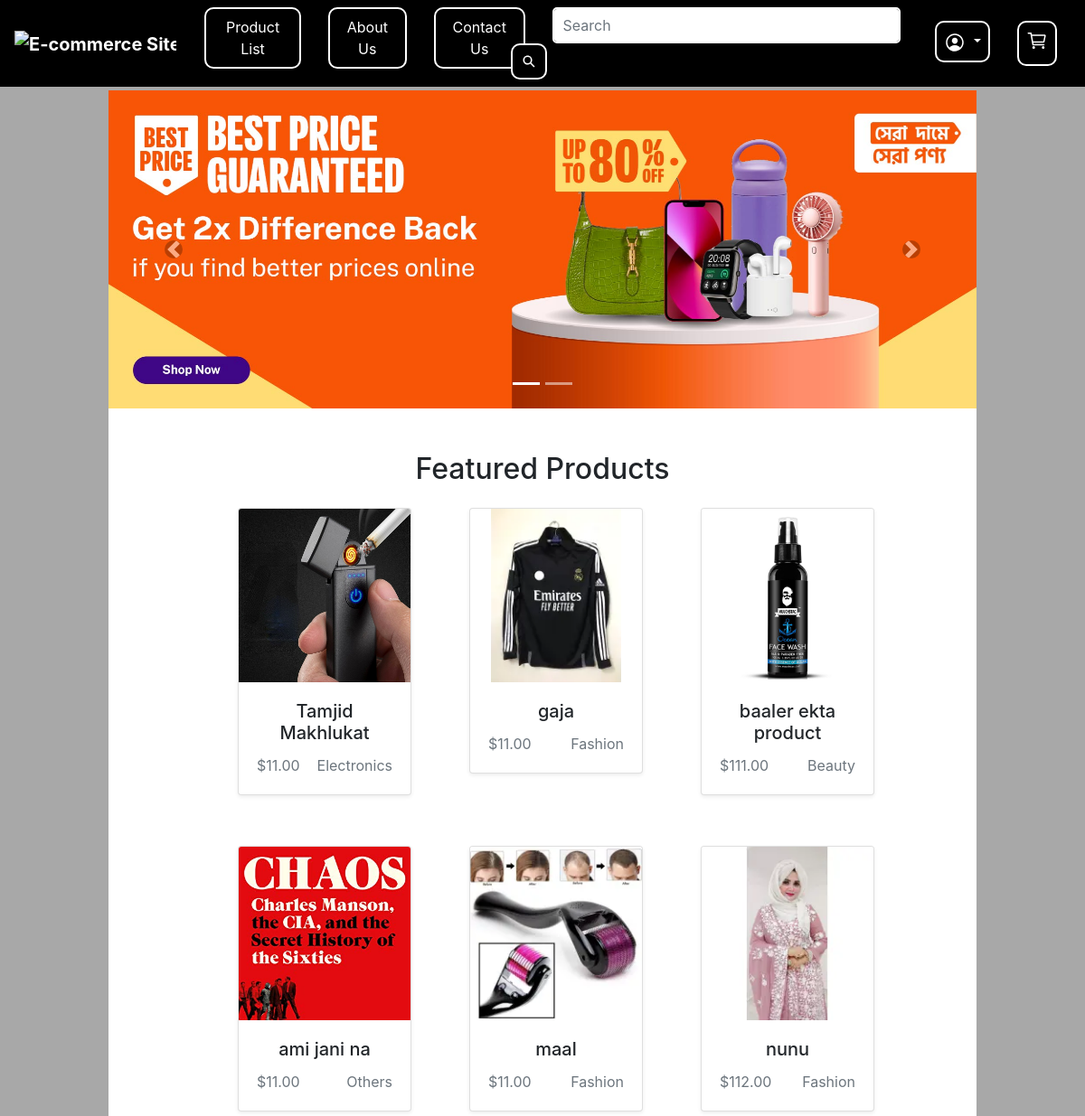
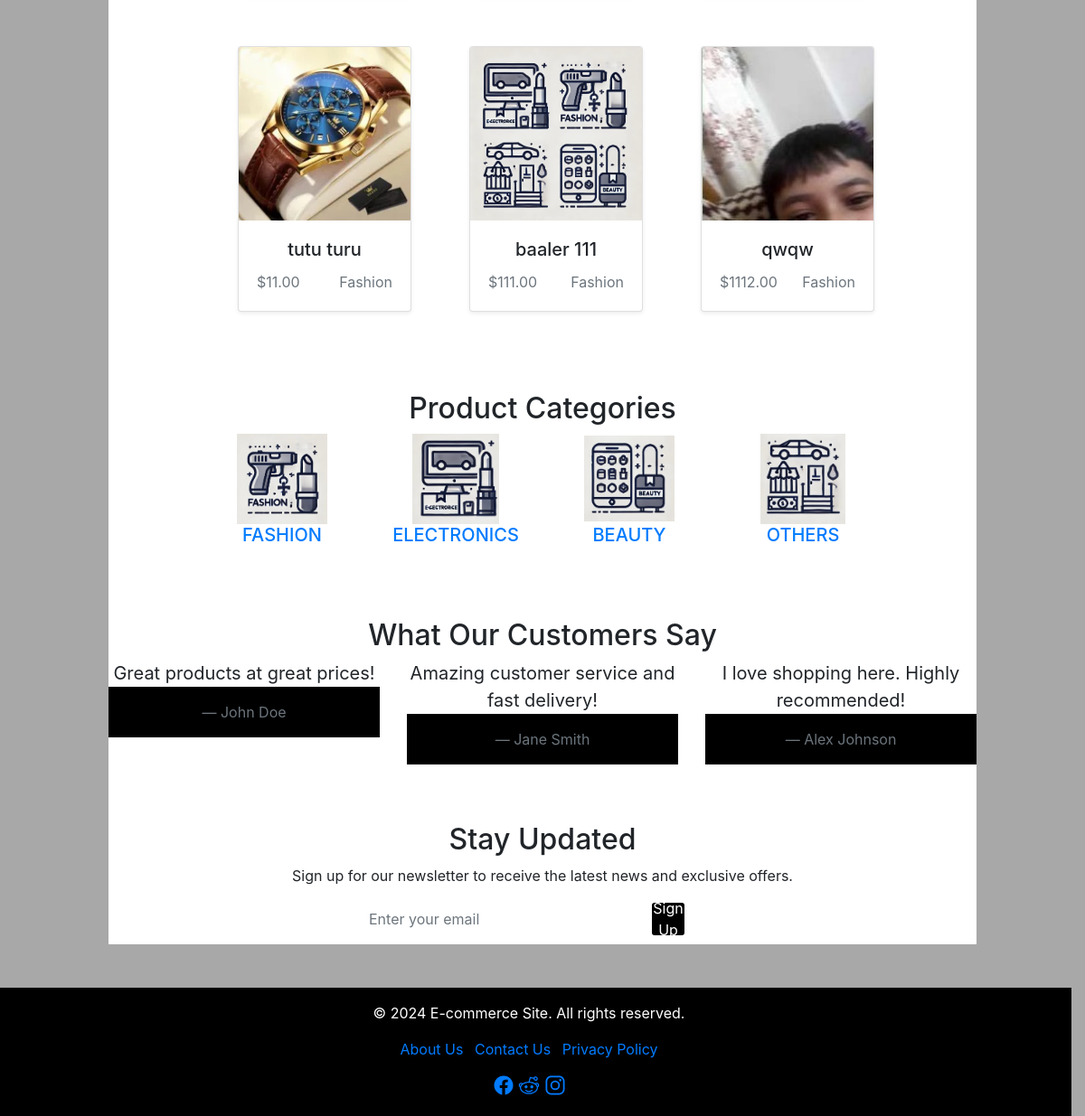
The page / on the database its author committed (2 pictures, top to bottom).
### shop/models.py (models this page shows, shortened)
class CarouselItem(models.Model):
    image = models.ImageField(upload_to='carousel/')
    is_active = models.BooleanField(default=True)
    created_at = models.DateTimeField(auto_now_add=True)

class Product(models.Model):
    CATEGORY_CHOICES = (
        ('FASHION', 'Fashion'),
        ('ELECTRONICS', 'Electronics'),
        ('BEAUTY', 'Beauty'),
        ('OTHERS', 'Others'),
    )
    name = models.CharField(max_length=255)
    category = models.CharField(max_length=255, choices=CATEGORY_CHOICES)
    price = models.DecimalField(max_digits=10, decimal_places=2)
    featured = models.BooleanField(default=False)
    image = models.ImageField(upload_to='products/')
    description = models.TextField()
    created_at = models.DateTimeField(auto_now_add=True)

### shop/views.py (the view)
# urls.py: path('', home, name='home'),
def home(request):
    featured_products = Product.objects.filter(featured=True)
    carousel_items = CarouselItem.objects.filter(is_active=True).order_by('created_at')
    subscribed = Subscriber.objects.filter(user=request.user).exists() if request.user.is_authenticated else False
    return render(request, 'index.html', {'featured_products': featured_products, 'carousel_items': carousel_items, 'subscribed': subscribed})

### shop/templates/index.html (shortened to what this page needs)
<!DOCTYPE html>
<html lang="en">
<head>
    {% load static %}
    <link rel="stylesheet" href="https://stackpath.bootstrapcdn.com/bootstrap/4.5.2/css/bootstrap.min.css">
    <link rel="stylesheet" type="text/css" href="{% static 'styles.css' %}">
</head>
<body>
    <nav class="navbar navbar-expand-lg navbar-light fixed-top">
        <a class="navbar-brand" href="{% url 'home' %}">
            <img src="{% static 'images/logo.jpg' %}" alt="E-commerce Site">
        </a>
        <div class="collapse navbar-collapse" id="navbarNav">
            <ul class="navbar-nav mx-auto">
                <li class="nav-item">
                    <a class="nav-link" href="{% url 'product_list' %}">Product List</a>
                </li>
                <li class="nav-item">
                    <a class="nav-link" href="{% url 'about_us' %}">About Us</a>
                </li>
                <li class="nav-item">
                    <a class="nav-link" href="{% url 'contact_us' %}">Contact Us</a>
                </li>
                <li class="nav-item">
                    <form class="form-inline my-2 my-lg-0" action="{% url 'product_list' %}" method="get">
                        <div class="input-group">
                            <input class="form-control mr-sm-2" type="search" placeholder="Search" aria-label="Search" name="q">
                            <div class="input-group-append">
                                <button class="btn my-2 my-sm-0" type="submit"><ion-icon name="search-sharp"></ion-icon></button>
                            </div>
                        </div>
                    </form>
                </li>
            </ul>
            <ul class="navbar-nav ml-auto">
                <li class="nav-item dropdown">
                    <a class="nav-link dropdown-toggle" href="#" id="userDropdown" role="button" data-toggle="dropdown" aria-haspopup="true" aria-expanded="false">
                        <ion-icon name="person-circle-outline" style="font-size: 24px; color: white;" class="ion-icon"></ionicon>
                    </a>
                </li>
                <li class="nav-item">
                    <a class="nav-link" href="{% url 'view_cart' %}">
                        <ion-icon name="cart-outline" style="font-size: 24px; color: white;"></ion-icon>
                    </a>
                </li>
            </ul>
        </div>
    </nav>
    <div class="centered-container">
<div id="carouselExampleIndicators" class="carousel slide" data-ride="carousel" data-interval="5000">
    <ol class="carousel-indicators">
        {% for item in carousel_items %}
            <li data-target="#carouselExampleIndicators" data-slide-to="{{ forloop.counter0 }}" class="{% if forloop.first %}active{% endif %}"></li>
        {% endfor %}
    </ol>
    <div class="carousel-inner">
        {% for item in carousel_items %}
            <div class="carousel-item {% if forloop.first %}active{% endif %}">
                <a href="{% url 'product_list' %}">
                    <img src="{{ item.image.url }}" class="d-block w-100 carousel-image" alt="Carousel Image {{ forloop.counter }}">
                </a>
            </div>
        {% endfor %}
    </div>
    <a class="carousel-control-prev custom-carousel-control" href="#carouselExampleIndicators" role="button" data-slide="prev">
        <span class="carousel-control-prev-icon" aria-hidden="true"></span>
    </a>
    <a class="carousel-control-next custom-carousel-control" href="#carouselExampleIndicators" role="button" data-slide="next">
        <span class="carousel-control-next-icon" aria-hidden="true"></span>
    </a>
</div>
<div class="centered-container mt-5">
    <div class="col-12 text-center">
        <h2>Featured Products</h2>
        <div class="row">
            {% for product in featured_products %}
                <div class="col-lg-4 col-md-6 mb-4">
                    <div class="card shadow-sm">
                        <a href="{% url 'product_detail' product.pk %}">
                            <img src="{{ product.image.url }}" class="card-img-top" alt="{{ product.name }}">
                        </a>
                        <div class="card-body">
                            <h5 class="card-title">{{ product.name }}</h5>
                            <div class="d-flex justify-content-between align-items-center">
                                <span class="text-muted">${{ product.price }}</span>
                                <span class="text-muted">{{ product.get_category_display }}</span>
                            </div>
                        </div>
                    </div>
                </div>
            {% endfor %}
        </div>
    </div>
</div>
<div class="centered-container mt-5">
    <div class="col-12 text-center">
        <h2>Product Categories</h2>
        <div class="row">
            <div class="col-lg-3 col-md-6 mb-4">
                <div class="category-card">
                    <a href="{% url 'product_by_category' category='FASHION' %}">
                        <img src="{% static 'images/category1.jpg' %}" alt="Category 1">
                        <h5>FASHION</h5>
                    </a>
                </div>
            </div>
            <div class="col-lg-3 col-md-6 mb-4">
                <div class="category-card">
                    <a href="{% url 'product_by_category' category='ELECTRONICS' %}">
                        <img src="{% static 'images/category2.jpg' %}" alt="Category 2">
                        <h5>ELECTRONICS</h5>
                    </a>
                </div>
            </div>
            <div class="col-lg-3 col-md-6 mb-4">
                <div class="category-card">
                    <a href="{% url 'product_by_category' category='BEAUTY' %}">
                        <img src="{% static 'images/category3.jpg' %}" alt="Category 3">
                        <h5>BEAUTY</h5>
                    </a>
                </div>
            </div>
            <div class="col-lg-3 col-md-6 mb-4">
                <div class="category-card">
                    <a href="{% url 'product_by_category' category='OTHERS' %}">
                        <img src="{% static 'images/category4.jpg' %}" alt="Category 4">
                        <h5>OTHERS</h5>
                    </a>
                </div>
            </div>
        </div>
    </div>
</div>
        <div class="row mt-5">
            <div class="col-12 text-center">
                <h2>What Our Customers Say</h2>
                <div class="row">
                    <div class="col-md-4">
                        <blockquote class="blockquote">
                            <p class="mb-0">Great products at great prices!</p>
                            <footer class="blockquote-footer">John Doe</footer>
                        </blockquote>
                    </div>
                    <div class="col-md-4">
                        <blockquote class="blockquote">
                            <p class="mb-0">Amazing customer service and fast delivery!</p>
                            <footer class="blockquote-footer">Jane Smith</footer>
                        </blockquote>
                    </div>
                    <div class="col-md-4">
                        <blockquote class="blockquote">
                            <p class="mb-0">I love shopping here. Highly recommended!</p>
                            <footer class="blockquote-footer">Alex Johnson</footer>
                        </blockquote>
                    </div>
                </div>
            </div>
        </div>
        <div class="row mt-5">
            <div class="col-12 text-center">
                <h2>Stay Updated</h2>
                {% if subscribed %}
                    <p>You are already subscribed!</p>
                    <form class="form-inlin justify-content-center" method="post" action="{% url 'unsubscribe' %}">
                        {% csrf_token %}
                        <button type="submit" class="btn btn-danger mb-2">Unsubscribe</button>
                    </form>
                {% else %}
                    <p>Sign up for our newsletter to receive the latest news and exclusive offers.</p>
                    <form class="form-inline justify-content-center" method="post" action="{% url 'subscribe' %}">
                        <input type="email" class="form-control mb-2 mr-sm-2" name="email" placeholder="Enter your email" required>
                        <button type="submit" class="btn btn-primary mb-2">Sign Up</button>
                    </form>
                {% endif %}
            </div>
        </div>
    </div>
    <footer class="row mt-5">
        <div class="col-12 text-center">
            <p>&copy; 2024 E-commerce Site. All rights reserved.</p>
            <ul class="list-inline">
                <li class="list-inline-item"><a href="#">About Us</a></li>
                <li class="list-inline-item"><a href="#">Contact Us</a></li>
                <li class="list-inline-item"><a href="#">Privacy Policy</a></li>
            </ul>
            <div>
                <a href="#"><ion-icon name="logo-facebook" style="font-size: 24px;"></ion-icon></a>
                <a href="#"><ion-icon name="logo-reddit" style="font-size: 24px;"></ion-icon></a>
                <a href="#"><ion-icon name="logo-instagram" style="font-size: 24px;"></ion-icon></a>
            </div>
        </div>
    </footer>
    <link rel="stylesheet" href="https://stackpath.bootstrapcdn.com/bootstrap/4.5.2/css/bootstrap.min.css">
</body>
</html>

### shop/static/styles.css (style rules this page uses)
body { font-family: Arial, sans-serif; background-color: #a8a8a8!important; }
nav { margin-bottom: 20px; background-color: #000000; position: sticky; top: 0; z-index: 1000; min-height: 80px; }
.navbar-nav .nav-item { margin-right: 15px; }
.navbar-nav .nav-item .form-inline .form-control { border: 2px solid white; border-radius: 5px; padding: 5px 10px; }
.navbar-nav .nav-item .form-inline .btn { color: white; background-color: black; border: 2px solid white; border-radius: 10px; padding: 5px 10px; transition: background-color 0.3s, color 0.3s; }
.navbar-nav .nav-link { color: white !important; border: 2px solid white; border-radius: 10px; padding: 5px 10px; transition: background-color 0.3s, color 0.3s; }
.navbar-brand { color: white !important; font-weight: bold; }
.carousel-item { height: 500px; display: flex; justify-content: center; align-items: center; }
.custom-carousel-control { width: 5%; }
.custom-carousel-control .carousel-control-prev-icon, .custom-carousel-control .carousel-control-next-icon { background-color: rgba(0, 0, 0, 0.5); border-radius: 50%; padding: 10px; }
.carousel-control-prev { left: 10px; }
.carousel-control-next { right: 10px; }
.card-img-top { width: 100%; height: 12rem; object-fit: cover; }
.text-center { text-align: center; }
footer { background-color: #000; color: white; padding: 1rem 0; text-align: center; width: 100%; }
.category-card img { width: 100px; height: 100px; object-fit: contain; }
.carousel-item img { width: 100%; height: auto; object-fit: cover; }
.card { width: 100%; margin: 1rem 0; flex: 1 1 auto; }
@media (min-width: 1200px) { .card { width: 18rem; } }
.centered-container { width: 70%; margin: 0 auto; background-color: white; }
@media (max-width: 1200px) { .centered-container { width: 80%; } }

### shop/templates/index.html (style rules this page uses)
.navbar { background-color: #000000; padding: 0.5rem 1rem; align-items: center; width: 100%!important; transition: height 0.3s ease; }
.navbar-nav .nav-link, .navbar-brand { padding-top: 0.5rem; padding-bottom: 0.5rem; }
.form-inline .form-control { width: 30vw!important; height: 40px; margin-right: 0.5rem; border: 2px solid white; border-radius: 5px; padding: 5px 10px; }
.form-inline .btn { width: 40px; height: 40px; color: white; background-color: black; border: 2px solid white; border-radius: 5px; position: relative; right: 45px; top: 0px; padding: 0; display: flex; justify-content: center; align-items: center; }
.navbar .navbar-brand img { height: 50px; }
.navbar-nav .nav-item { margin: 0 15px; }
.navbar-nav .nav-item a { color: white; transition: color 0.3s; font-size: 1rem; }
.navbar-nav .nav-item a, .navbar-nav .dropdown-item { color: white; text-align: center!important; width: 100%; transition: color 0.3s; }
.nav-link .ion-icon { vertical-align: middle; margin-right: 5px; }
body { padding-top: 100px; background-color: #a8a8a8!important; }
.carousel-item { height: 500px; display: flex; justify-content: center; align-items: center; }
.custom-carousel-control { width: 5%; }
.custom-carousel-control .carousel-control-prev-icon, .custom-carousel-control .carousel-control-next-icon { background-color: rgba(0, 0, 0, 0.5); border-radius: 50%; padding: 10px; }
.carousel-control-prev { left: 10px; }
.carousel-control-next { right: 10px; }
.card-img-top { width: 100%; height: 12rem; object-fit: cover; }
.text-center { text-align: center; }
footer { background-color: #000; color: white; padding: 1rem 0; text-align: center; width: 100%; }
.category-card img { width: 100px; height: 100px; object-fit: contain; }
.card { width: 12rem; margin: 1rem 2rem; flex: 1 1 auto; }
.centered-container { width: 80%; margin: 0 auto; background-color: white; }
@media (max-width: 1200px) { .centered-container { width: 80%; } }
.carousel-inner { display: flex; align-items: center; }
.carousel-item { height: auto; display: flex; justify-content: center; align-items: center; }
.carousel-item img { max-height: 500px; height: auto; width: 100%; object-fit: cover; }

### rows shown on the page
CarouselItem: image (picture)
Product: image (picture), name "Tamjid Makhlukat", price "11.00", category "Electronics"
Product: image (picture), name "gaja", price "11.00", category "Fashion"
Product: image (picture), name "baaler ekta product", price "111.00", category "Beauty"
Product: image (picture), name "ami jani na", price "11.00", category "Others"
Product: image (picture), name "maal", price "11.00", category "Fashion"
Product: image (picture), name "nunu", price "112.00", category "Fashion"
Product: image (picture), name "tutu turu", price "11.00", category "Fashion"
Product: image (picture), name "baaler 111", price "111.00", category "Fashion"
Product: image (picture), name "qwqw", price "1112.00", category "Fashion"
